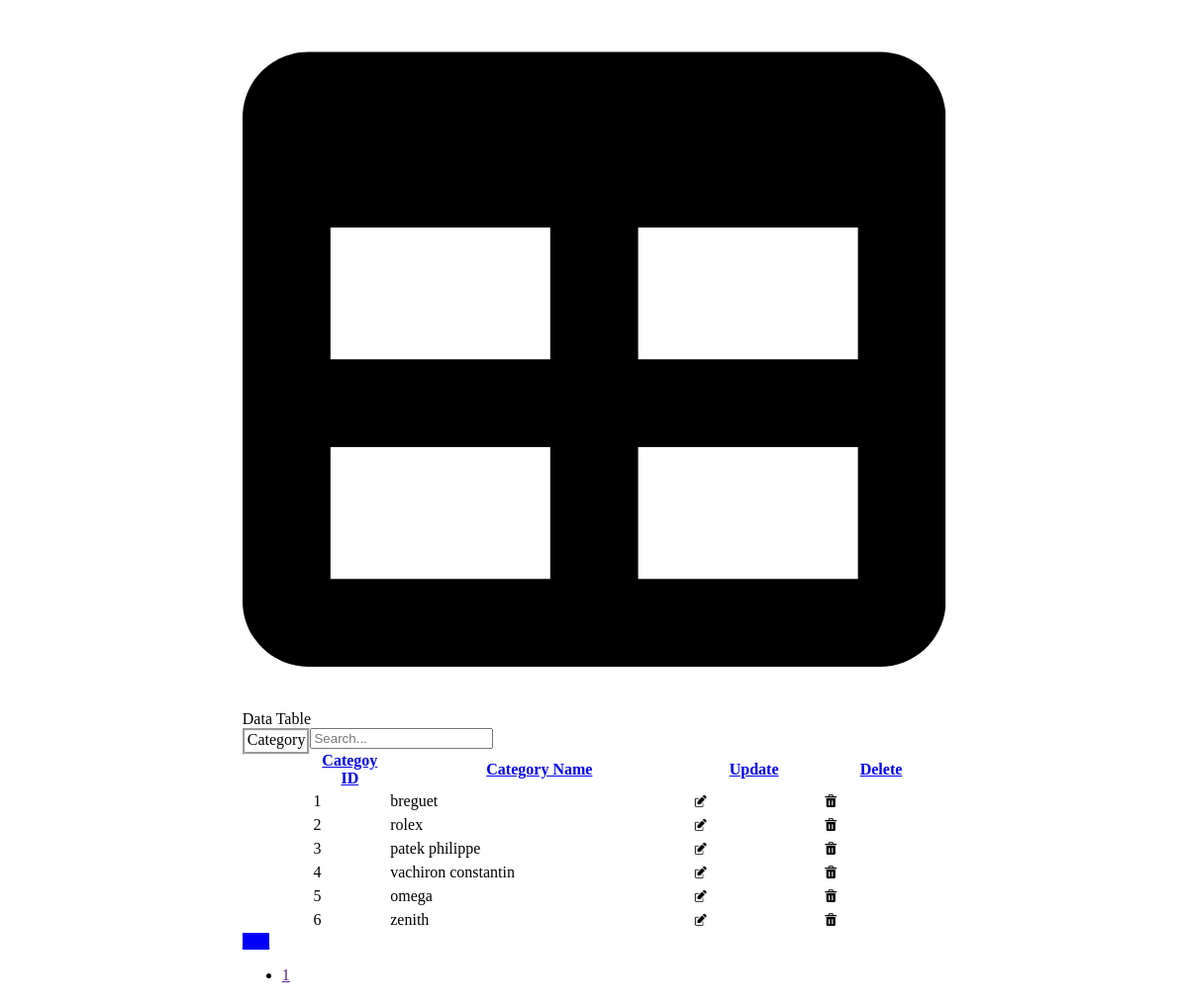
The app's page /server/category.php with its own data.
### tables this page shows
CREATE TABLE `categories` (
  `category_id` int(11) NOT NULL,
  `category_name` varchar(40) NOT NULL
);

### server/category.php (the view, shortened to what this page needs)
<?php
    $sql_category = mysqli_query($connect, "SELECT * FROM categories ORDER BY category_id ASC");
?>
<div class="card mb-4" style="width: 60%; display: table; margin: 0 auto;">
    <div class="card-header" >
        Data Table
    </div>
    <div class="card-body">
        <div class="dataTable-wrapper dataTable-loading no-footer sortable searchable fixed-columns">
            <div class="dataTable-top">
                <div class="dataTable-dropdown">
                    <label>
                        <option style="border-style: groove; float:left;">Category</option>
                    </label>
                </div>
                <div class="dataTable-search">
                    <input class="dataTable-input" placeholder="Search..." type="text">
                </div>
            </div>
            <div class="dataTable-container">
                <table id="datatablesSimple" class="dataTable-table">
                    <thead>
                        <tr>
                            <th data-sortable="" style="width: 12%"><a href="index.html#" >Categoy ID</a></th>
                            <th data-sortable="" style="width: 48%;"><a href="index.html#" >Category Name</a></th>
                            <th data-sortable="" style="width: 20%;"><a href="index.html#" >Update</a></th>
                            <th data-sortable="" style="width: 20%;"><a href="index.html#" >Delete</a></th>
                        </tr>
                    </thead>
                    <tbody>
                        <?php
                            while($fetch_category = mysqli_fetch_array($sql_category)){
                                $i = $fetch_category['category_id'];
                        ?>
                        <tr>
                            <td> <?php echo $fetch_category['category_id']?> </td>
                            <td> <?php echo $fetch_category['category_name']?> </td>
                            <td>
                                <a href="#update<?php echo $i?>" role="button" style="text-decoration:none"><img src="../assets/img/update.jpg" style="height:16px; width:16px"></a>
                            </td>
                            <td>
                                <a href="?delete_category=<?php echo $fetch_category['category_id']?>" role="button" style="text-decoration:none"><img src="../assets/img/delete.jpg" style="height:20px; width:24px"></a>
                            </td>
                        </tr>
                        <?php
                            }
                        ?>
                    </tbody>
                </table>
            </div>
            <div class="dataTable-bottom">
                <div class="dataTable-info">
                    <a class="btn btn-light" href="#add" role="button" style="background:blue">Add</a>
                </div>
                <nav class="dataTable-pagination">
                    <ul class="dataTable-pagination-list">
                        <li class="active">
                            <a href="" data-page="1">1</a>
                        </li>
                    </ul>
                </nav>
            </div>
        </div>
    </div>
</div>

### records on screen
categories: category_id "1", category_name "breguet"
categories: category_id "2", category_name "rolex"
categories: category_id "3", category_name "patek philippe"
categories: category_id "4", category_name "vachiron constantin"
categories: category_id "5", category_name "omega"
categories: category_id "6", category_name "zenith"
